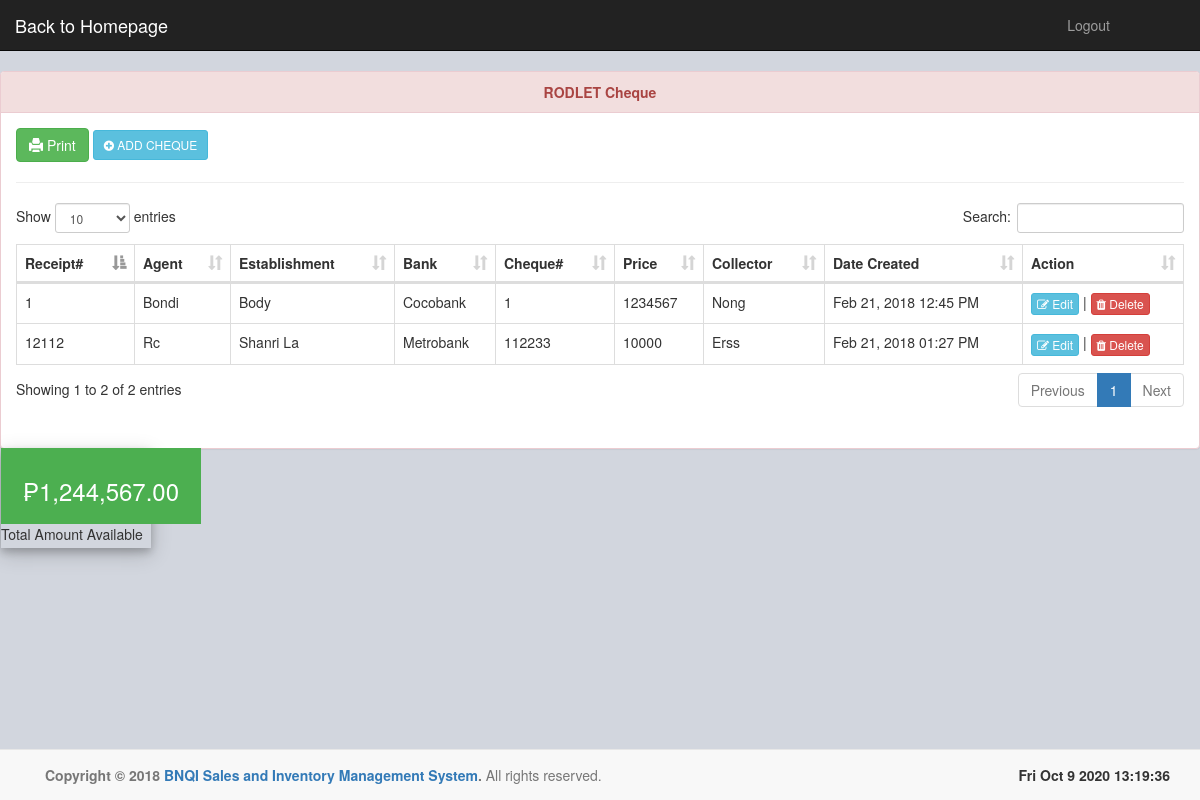
The app's page /pages/chek2.php with its own data.
### tables this page shows
CREATE TABLE IF NOT EXISTS `rlet_cheke` (
  `chek_id` int(11) NOT NULL AUTO_INCREMENT,
  `rx` varchar(255) DEFAULT NULL,
  `agent` varchar(255) DEFAULT NULL,
  `estab` varchar(255) DEFAULT NULL,
  `bank` varchar(255) DEFAULT NULL,
  `chekno` varchar(255) DEFAULT NULL,
  `price` varchar(255) DEFAULT NULL,
  `col` varchar(255) DEFAULT NULL,
  `date_ginawa` datetime DEFAULT NULL,
  PRIMARY KEY (`chek_id`)
);

### pages/chek2.php (the view, shortened to what this page needs)
<?php
include '../connection/db.php';
?>
<!DOCTYPE html>
<html>
<head>
	<?php include 'includes/head.php'; ?>
   <link rel="stylesheet" type="text/css" href="../datatables/media/css/dataTables.bootstrap.min.css">
</head>
<body>
<?php include 'includes/nav.php'; ?>
<div class="panel panel-danger">
	<div class="panel-heading"><center><strong>RODLET Cheque</strong></center></div>
	<div class="panel-body">
	<a class = "btn btn-success btn-print hidden-print" href = "" onclick = "window.print()"><i class ="glyphicon glyphicon-print"></i> Print</a>
	<button class="btn btn-info btn-sm hidden-print" data-toggle="modal" data-target="#cheke2"><i class="fa fa-plus-circle"></i> ADD CHEQUE</button>
	<hr>
		<div class="table table-fluid">
			<table class="table table-bordered" id="cheke">
				<thead>
					<tr>
						<th>Receipt#</th>
						<th>Agent</th>
						<th>Establishment</th>
						<th>Bank</th>
						<th>Cheque#</th>
						<th>Price</th>
						<th>Collector</th>
						<th>Date Created</th>
						<th class="hidden-print">Action</th>
					</tr>
				</thead>
				<tbody>
				<?php
				$nquery = $con->query("SELECT * from rlet_cheke");
				 while ($row = $nquery->fetch_array()) { ?>
					<tr id="<?php echo $row['chek_id']; ?>">
						<td data-target="rx" style="text-transform:capitalize"><?php echo $row['rx']; ?></td>
						<td data-target="agent" style="text-transform:capitalize"><?php echo $row['agent']; ?></td>
						<td data-target="estab" style="text-transform:capitalize"><?php echo $row['estab']; ?></td>
						<td data-target="bank" style="text-transform:capitalize"><?php echo $row['bank']; ?></td>
						<td data-target="chekno" style="text-transform:capitalize"><?php echo $row['chekno']; ?></td>
						<td data-target="price" style="text-transform:capitalize"><?php echo $row['price']; ?></td>
						<td data-target="col" style="text-transform:capitalize"><?php echo $row['col']; ?></td>
						<td><?php echo date('M d, Y h:i A',strtotime($row['date_ginawa'])); ?></td>
						<td class="hidden-print"><button type="button"  name="edit" data-id="<?php echo $row['chek_id']; ?>" class="btn btn-info btn-xs edit_prod" data-toggle="modal" data-target="#edit2"><i class="fa fa-edit"></i> Edit</button> | <button type="button" name="delete" value="Delete" id="<?php echo $row['chek_id']; ?>" class="btn btn-danger btn-xs delete_prod"><i class="fa fa-trash"></i> Delete</button></td>
					</tr>
					<?php } ?>
				</tbody>
			</table>
		</div>
	</div>
	<?php
	$total = mysqli_query($con, "SELECT sum(price) as maniga from rlet_cheke");
	$row = $total->fetch_assoc();
	echo "<div class='card pull-left' style='margin-right:70px'>
				<div class='total' style='width:200px'>
					<h3>₱".number_format($row['maniga'],2)."</h3>
				</div>
				<div class='label-down' style='width:200px'>
					<p style='text-align:left'>Total Amount Available</p>
				</div>
		  </div>";
	?>
</div>
<?php include 'includes/footer.php'; ?>
</body>
</html>

### pages/css/acordian2.css (style rules this page uses)
* { margin:0; padding:0; }
body { background: white; }

### pages/css/bnqi.css (style rules this page uses)
body { background: #d2d6de; }
.card { width: 150px; height: 100px; box-shadow: 0 4px 8px 0 rgba(0, 0, 0, 0.2), 0 6px 20px 0 rgba(0, 0, 0, 0.19); text-align: center; }
.total { background-color: #4CAF50; color: white; padding: 10px; font-size: 35px; }

### records on screen
rlet_cheke: rx "1", agent "Bondi", estab "Body", bank "Cocobank", chekno "1", price "1234567", col "Nong", date_ginawa "Feb 21, 2018 12:45 PM"
rlet_cheke: rx "12112", agent "Rc", estab "Shanri La", bank "Metrobank", chekno "112233", price "10000", col "Erss", date_ginawa "Feb 21, 2018 01:27 PM"

### other values on screen
$row['maniga'] "1,244,567.00"
